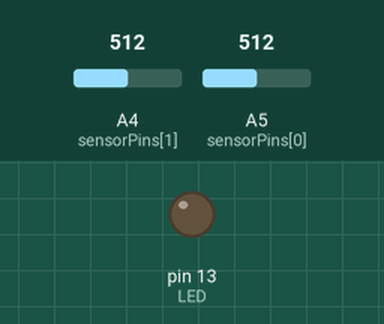
A sketch run on a simulated Arduino Uno, built with avr-gcc and run on an emulated ATmega328P. Parts: output pins drawn as LEDs (lit = HIGH). The test bench sets the inputs (shaded band); at power-on: A4 (sensorPins[1]) = 512, A5 (sensorPins[0]) = 512. What the sketch prints to the serial monitor is not drawn.

Above: at 3.5 s.
3.6 s: A4 (sensorPins[1]) set to 604
5.1 s: A4 (sensorPins[1]) set to 632
At 5.4 s:
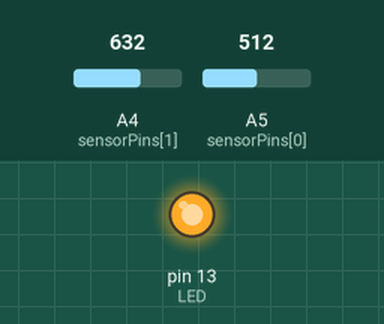
Timing chart, 0 to 8.1 s (numbered marks = the images above; inputs shaded):
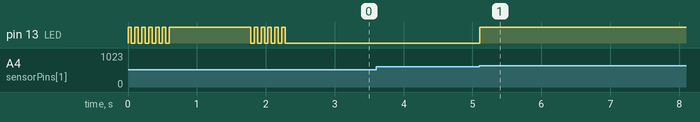

Measured:
- the behaviour switches between 614 and 615 on A4 (sensorPins[1]) (found by bisection; images 0 and 1)
- after the input at 3.6 s, every drawn part: stays the same
- after the input at 5.1 s, pin 13 (LED): LOW → HIGH at once

The sketch:

MIDI_EMG_Melodic.ino
```cpp
#include <math.h>
#define LED 13

// Sensor pin
const int n_sensors = 2;
const int sensorPins[n_sensors] = {A5, A4};
const int pin_pitch = 0;
const int pin_velocity = 1;
double sensorVals[n_sensors] = {0,0};
bool   sensor_is_ready = true;

// Threshold
double thresholds[n_sensors] = {0,0};

// MIDI Stuff
bool note_is_on = false;
int pitch;
int vel;
int prev_pitch;

// Timing stuff
double t_last_note = 0;
int t_between_notes = 100; // Min. time until next trigger from sensor (ms)

void setup() {
  pinMode(LED, OUTPUT);
  Serial.begin(31250); // Talk MIDI
  // Serial.begin(9600);

  // Measure baseline level w/ no muscle activity
  // Flash the LED to indicate the start of baseline recording
  flashLED(6);
  digitalWrite(LED, HIGH);
  for (int n=0; n<n_sensors; n++){
    thresholds[n] = measureBaseline(n); // Trial & error for the multiplier
  }

  thresholds[pin_pitch]    = 0.9*thresholds[pin_pitch];
  thresholds[pin_velocity] = 1.2*thresholds[pin_velocity];

  flashLED(6); // Indicate end of recording

}

// ----------------------------------------------------------------
// Start loopin'
void loop() {
  // Read and average some values from the pins
  // for (int n=0; n<n_sensors; n++){
  //   sensorVals[n] = sampleValues(3.0,n);
  // }
  sensorVals[pin_pitch] = sampleValues(6.0,pin_pitch);
  sensorVals[pin_velocity] = sampleValues(3.0,pin_velocity);

  // Check if you've crossed a threshold on the intensity sensor
  if (sensorVals[pin_velocity] > thresholds[pin_velocity]){
    if (note_is_on == false){
      pitch =  convertSignalToPitch(sensorVals[pin_pitch]);
    }
    vel = convertSignalToVelocity(sensorVals[pin_velocity]);
    // vel = 127;
    // pitch = 60;

    if (pitch != prev_pitch){
      sendNoteOff(prev_pitch);
    }
    if (note_is_on == false){
      sendNoteOn(pitch,vel);
      digitalWrite(LED, HIGH);
      t_last_note = millis();
      note_is_on = true;
      prev_pitch = pitch;
    }
    else{
      t_last_note = millis();
    }
  }
  else if (note_is_on && (sensorVals[pin_velocity] < 0.90*thresholds[pin_velocity])){// || (millis() - t_last_note > 1000)){
    sendNoteOff(prev_pitch);
    note_is_on = false;
    digitalWrite(LED, LOW);
  }

  delay(1);
}

// ----------------------------------------------------------------
// Define the internal functions
void sendNoteOn(int note, int velocity) {
  int command  = 144; //144 = 10010000 in binary, note on command
  Serial.write(command); // Send note on command
  Serial.write(note);
  Serial.write(velocity); // Velocity value of 0 (turn the note off)
}

void sendNoteOff(int note) {
  int command = 128; // Note off, 128 = 10000000 in binary, note off command
  Serial.write(command); // Send note on command
  Serial.write(note);
  Serial.write(0); // Velocity value of 0 (turn the note off)
}

int convertSignalToPitch(double sig){
  // const int n_notes = 8;
  // const int notes[n_notes] = {60, 62, 64, 65, 67, 69, 71, 72};
  // const int note_min = 60; // Set min and max corresponding to notes array
  // const int note_max = 72;
  // const int notes[n_notes] = {36, 38, 40, 41, 43, 45, 46, 48};
  const int n_notes = 6;
  const int notes[n_notes] = {36, 38, 39, 41, 43, 48};
  const int note_min = 36; // Set min and max corresponding to notes array
  const int note_max = 48;


  const double sig_min = thresholds[pin_pitch];
  const double sig_max = 1.25*thresholds[pin_pitch]; // Emperical value

  // sig = log(sig);
  if (sig < sig_min){
    sig = sig_min;
  }
  if (sig > sig_max){
    sig = sig_max;
  }

  // Normalize to the desired MIDI velocity range
  int note_index = round((((sig - sig_min) * (n_notes-1)) / (sig_max-sig_min)));

  return notes[note_index]+12;
}

int convertSignalToVelocity(double sig){
  const int vel_min = 20;
  const int vel_max = 130;

  // Take the log of the raw EMG signal
  const double sig_min = log(thresholds[pin_velocity]);
  const double sig_max = log(1.25*thresholds[pin_velocity]); // Guess

  sig = log(sig);
  if (sig < sig_min){
    sig = sig_min;
  }
  if (sig > sig_max){
    sig = sig_max;
  }

  // Normalize to the desired MIDI velocity range
  int value = round((((sig - sig_min) * (vel_max - vel_min)) / (sig_max-sig_min)) + vel_min);

  if (value > 127){
    value = 127;
  }

  return value;
}

double sampleValues(const double n_samples, const int n_pin){
  double val   = 0.0;
  double total = 0.0;

  // Take samples
  for (int i = 0; i < n_samples; i++){
    val = abs(analogRead(sensorPins[n_pin]));
    total = total + val;
    delay(1);
  }

  // Determine average
  return total / n_samples;

}

void flashLED(int t) {
  for (int i = 0; i < t; i++) {
    digitalWrite(LED, HIGH);
    delay(50);
    digitalWrite(LED, LOW);
    delay(50);
  }
}

// Measures the average signal for a preset amount of time at start of trial
double measureBaseline(const int n_sensor) {

  // Take samples to record the average activity level of your EMG signal
  double average = sampleValues(500,n_sensor);

  return average;
}
```
